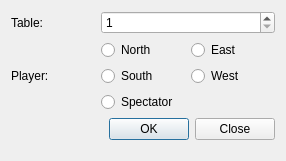
<?xml version="1.0" encoding="UTF-8"?>
<ui version="4.0">
 <class>InfoDialog</class>
 <widget class="QDialog" name="InfoDialog">
  <property name="geometry">
   <rect>
    <x>0</x>
    <y>0</y>
    <width>286</width>
    <height>156</height>
   </rect>
  </property>
  <property name="windowTitle">
   <string>Player: Enter your details</string>
  </property>
  <layout class="QGridLayout" name="gridLayout">
   <property name="bottomMargin">
    <number>1</number>
   </property>
   <item row="0" column="0">
    <widget class="QLabel" name="label">
     <property name="text">
      <string>Table:</string>
     </property>
    </widget>
   </item>
   <item row="1" column="0" rowspan="3">
    <widget class="QLabel" name="label_2">
     <property name="text">
      <string>Player:</string>
     </property>
    </widget>
   </item>
   <item row="0" column="1" colspan="2">
    <widget class="QSpinBox" name="tableSpin">
     <property name="minimum">
      <number>1</number>
     </property>
    </widget>
   </item>
   <item row="1" column="1">
    <widget class="QRadioButton" name="northRadio">
     <property name="text">
      <string>North</string>
     </property>
    </widget>
   </item>
   <item row="1" column="2">
    <widget class="QRadioButton" name="eastRadio">
     <property name="text">
      <string>East</string>
     </property>
    </widget>
   </item>
   <item row="2" column="1">
    <widget class="QRadioButton" name="southRadio">
     <property name="text">
      <string>South</string>
     </property>
    </widget>
   </item>
   <item row="2" column="2">
    <widget class="QRadioButton" name="westRadio">
     <property name="text">
      <string>West</string>
     </property>
    </widget>
   </item>
   <item row="4" column="1">
    <spacer name="verticalSpacer">
     <property name="orientation">
      <enum>Qt::Vertical</enum>
     </property>
     <property name="sizeHint" stdset="0">
      <size>
       <width>20</width>
       <height>40</height>
      </size>
     </property>
    </spacer>
   </item>
   <item row="5" column="0" colspan="3">
    <widget class="QDialogButtonBox" name="buttonBox">
     <property name="orientation">
      <enum>Qt::Horizontal</enum>
     </property>
     <property name="standardButtons">
      <set>QDialogButtonBox::Close|QDialogButtonBox::Ok</set>
     </property>
    </widget>
   </item>
   <item row="6" column="0" colspan="3">
    <widget class="QLabel" name="statusLabel">
     <property name="text">
      <string/>
     </property>
    </widget>
   </item>
   <item row="3" column="1" colspan="2">
    <widget class="QRadioButton" name="specRadio">
     <property name="text">
      <string>Spectator</string>
     </property>
    </widget>
   </item>
  </layout>
 </widget>
 <resources/>
 <connections>
  <connection>
   <sender>buttonBox</sender>
   <signal>rejected()</signal>
   <receiver>InfoDialog</receiver>
   <slot>reject()</slot>
   <hints>
    <hint type="sourcelabel">
     <x>316</x>
     <y>260</y>
    </hint>
    <hint type="destinationlabel">
     <x>286</x>
     <y>274</y>
    </hint>
   </hints>
  </connection>
 </connections>
</ui>
